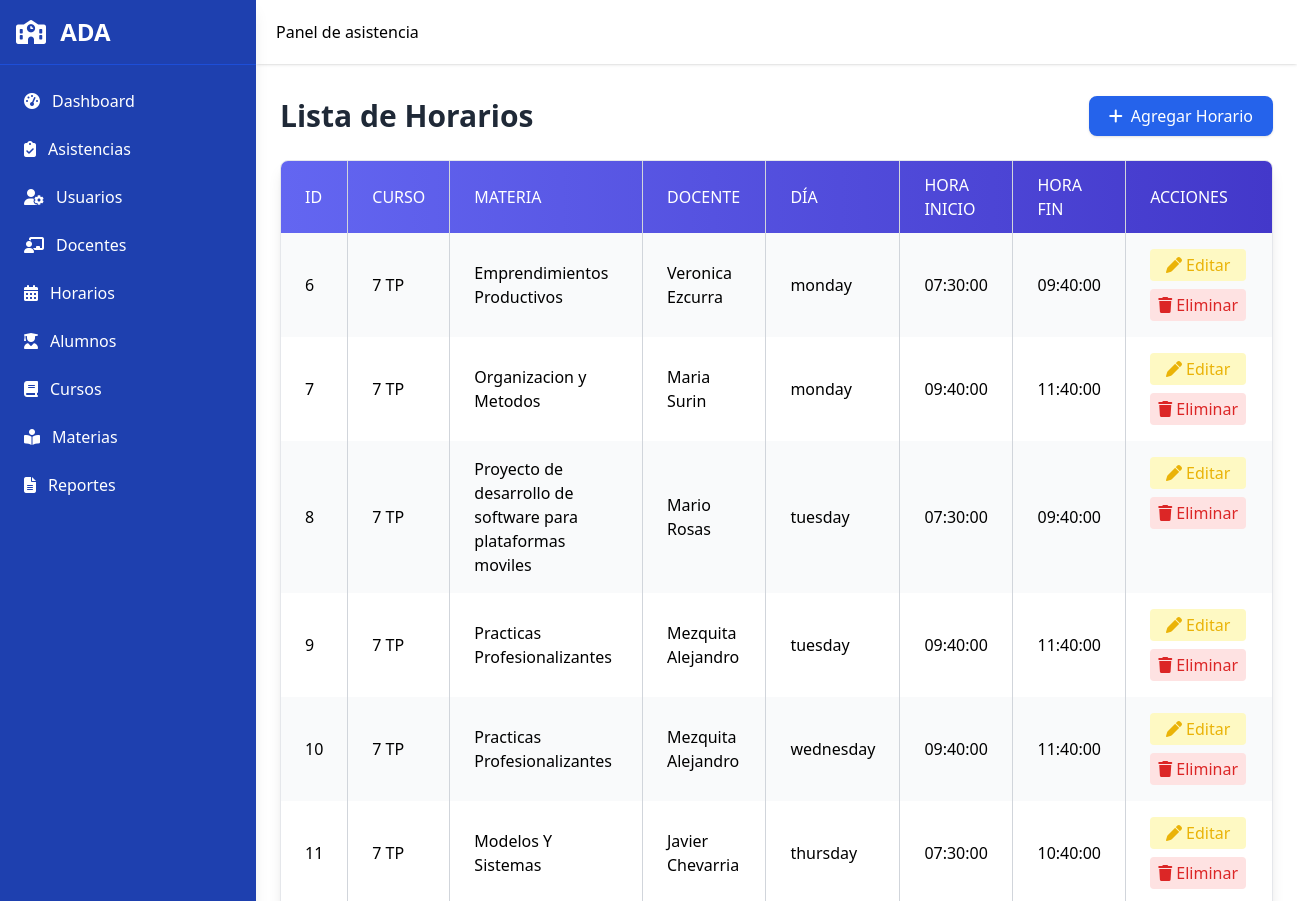
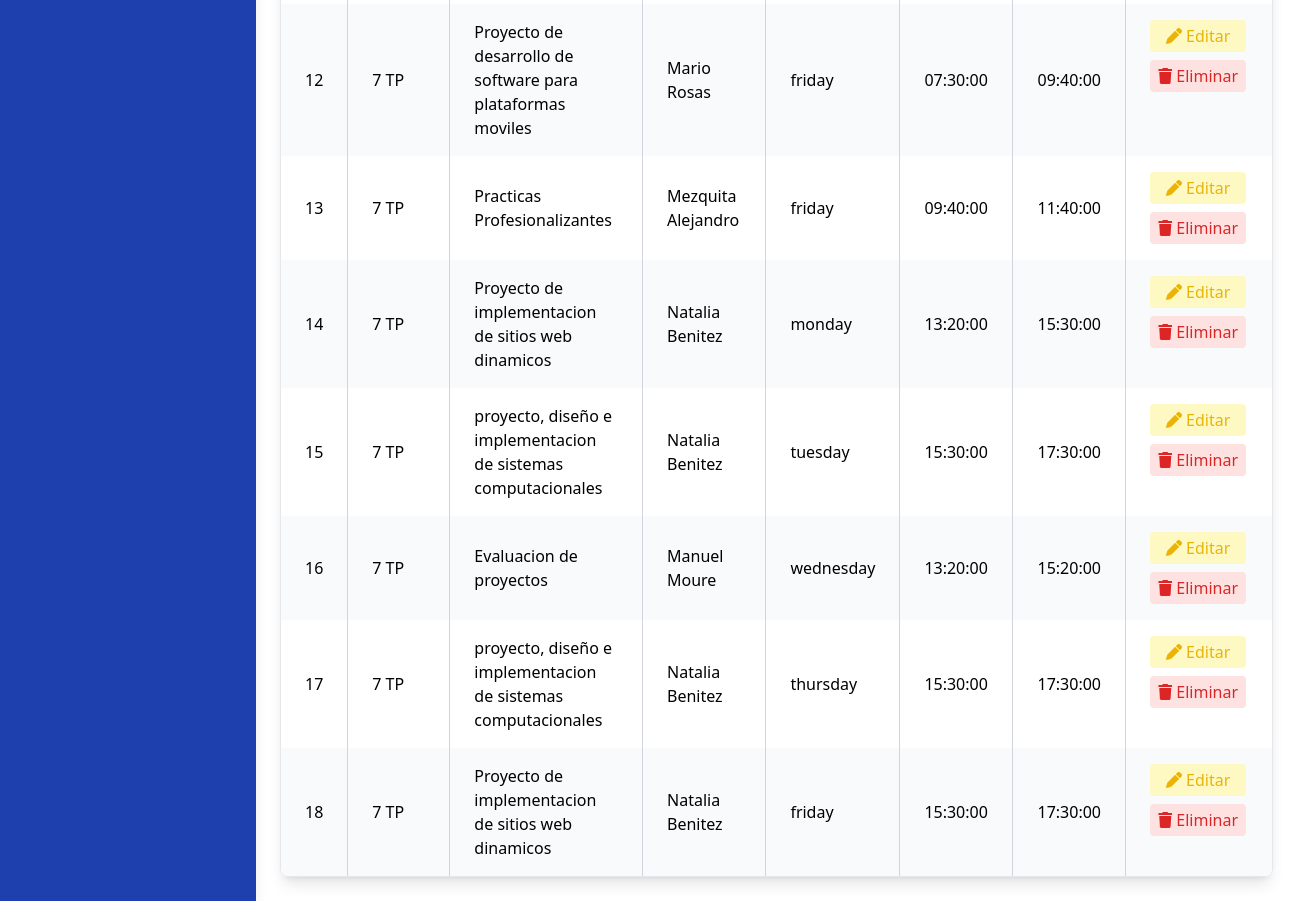
Page /schedules.php on the committed database (2 pictures, top to bottom).
### tables this page shows
CREATE TABLE `schedules` (
  `schedule_id` int(11) NOT NULL,
  `course_id` int(11) NOT NULL,
  `subject_id` int(11) NOT NULL,
  `teacher_id` int(11) NOT NULL,
  `weekday` enum('monday','tuesday','wednesday','thursday','friday','saturday') NOT NULL,
  `start_time` time NOT NULL,
  `end_time` time NOT NULL
);

CREATE TABLE `courses` (
  `course_id` int(11) NOT NULL,
  `name` varchar(100) NOT NULL,
  `description` text DEFAULT NULL,
  `technical_degree` varchar(50) DEFAULT NULL
);

CREATE TABLE `subjects` (
  `subject_id` int(11) NOT NULL,
  `name` varchar(100) NOT NULL,
  `description` text DEFAULT NULL,
  `course_id` int(11) DEFAULT NULL,
  `turno` enum('mañana','tarde') NOT NULL
);

CREATE TABLE `teachers` (
  `teacher_id` int(11) NOT NULL,
  `user_id` int(11) NOT NULL,
  `first_name` varchar(50) NOT NULL,
  `last_name` varchar(50) NOT NULL
);

### schedules.php (the view, shortened to what this page needs)
<?php
include 'includes/header.php';
include 'includes/sidebar.php';
include 'includes/navbar.php';
include 'includes/conn.php';
?>
<div class="flex-1 md:ml-64 transition-all duration-300">
  <br>
  <br>
  <br>
  <main class="pt-20 p-4 md:p-6">
    <div class="flex flex-col md:flex-row justify-between items-start md:items-center mb-6 gap-3 md:gap-0">
      <h1 class="text-3xl font-bold text-gray-800">Lista de Horarios</h1>
      <a href="javascript:void(0)" onclick="openModal('addScheduleModal')" class="inline-flex items-center bg-blue-600 text-white px-5 py-2 rounded-lg shadow hover:bg-blue-700 transition w-full md:w-auto justify-center">
        <i class="fa-solid fa-plus mr-2"></i> Agregar Horario
      </a>
    </div>
    <div class="overflow-x-auto rounded-lg shadow-lg border border-gray-200">
      <table class="min-w-full border-collapse">
        <thead class="bg-gradient-to-r from-indigo-500 to-indigo-700 text-white">
          <tr>
            <th class="px-4 md:px-6 py-3 border-r border-gray-300 text-left font-medium uppercase">ID</th>
            <th class="px-4 md:px-6 py-3 border-r border-gray-300 text-left font-medium uppercase">Curso</th>
            <th class="px-4 md:px-6 py-3 border-r border-gray-300 text-left font-medium uppercase">Materia</th>
            <th class="px-4 md:px-6 py-3 border-r border-gray-300 text-left font-medium uppercase">Docente</th>
            <th class="px-4 md:px-6 py-3 border-r border-gray-300 text-left font-medium uppercase">Día</th>
            <th class="px-4 md:px-6 py-3 border-r border-gray-300 text-left font-medium uppercase">Hora Inicio</th>
            <th class="px-4 md:px-6 py-3 border-r border-gray-300 text-left font-medium uppercase">Hora Fin</th>
            <th class="px-4 md:px-6 py-3 text-left font-medium uppercase">Acciones</th>
          </tr>
        </thead>
        <tbody>
          <?php
          try {
              $sql = "SELECT sch.schedule_id, c.name AS course_name, sub.name AS subject_name,
                             t.first_name AS teacher_first, t.last_name AS teacher_last,
                             sch.weekday, sch.start_time, sch.end_time
                      FROM schedules sch
                      LEFT JOIN courses c ON sch.course_id = c.course_id
                      LEFT JOIN subjects sub ON sch.subject_id = sub.subject_id
                      LEFT JOIN teachers t ON sch.teacher_id = t.teacher_id
                      ORDER BY sch.schedule_id ASC";
              $stmt = $conn->query($sql);
              $schedules = $stmt->fetchAll();
              if ($schedules) {
                  foreach ($schedules as $i => $sch) {
                      $rowClass = $i % 2 === 0 ? 'bg-gray-50' : 'bg-white';
                      echo "<tr class='hover:bg-gray-100 {$rowClass}'>";
                      echo "<td class='px-4 md:px-6 py-4 border-r border-gray-300'>{$sch['schedule_id']}</td>";
                      echo "<td class='px-4 md:px-6 py-4 border-r border-gray-300'>{$sch['course_name']}</td>";
                      echo "<td class='px-4 md:px-6 py-4 border-r border-gray-300'>{$sch['subject_name']}</td>";
                      echo "<td class='px-4 md:px-6 py-4 border-r border-gray-300'>{$sch['teacher_first']} {$sch['teacher_last']}</td>";
                      echo "<td class='px-4 md:px-6 py-4 border-r border-gray-300'>{$sch['weekday']}</td>";
                      echo "<td class='px-4 md:px-6 py-4 border-r border-gray-300'>{$sch['start_time']}</td>";
                      echo "<td class='px-4 md:px-6 py-4 border-r border-gray-300'>{$sch['end_time']}</td>";
                      echo "<td class='px-4 md:px-6 py-4 flex flex-wrap gap-2'>";
                      echo "<a href='javascript:void(0)'
                              onclick='openEditModalSchedule(".json_encode($sch).")'
                              class='text-yellow-500 hover:text-yellow-700 bg-yellow-100 px-3 py-1 rounded flex items-center justify-center w-24'>
                              <i class='fa-solid fa-pen mr-1'></i>Editar
                            </a>";
                      echo "<a href='schedules_back/delete_schedule.php?id={$sch['schedule_id']}'
                              class='text-red-600 hover:text-red-800 bg-red-100 px-3 py-1 rounded flex items-center justify-center w-24'
                              onclick=\"return confirm('¿Estás seguro de eliminar este horario?')\">
                              <i class='fa-solid fa-trash mr-1'></i>Eliminar
                            </a>";
                      echo "</td>";
                      echo "</tr>";
                  }
              } else {
                  echo "<tr><td colspan='8' class='px-4 md:px-6 py-4 text-center text-gray-500'>No hay horarios registrados</td></tr>";
              }
          } catch (PDOException $e) {
              echo "<tr><td colspan='8' class='px-4 md:px-6 py-4 text-center text-red-600'>Error: {$e->getMessage()}</td></tr>";
          }
          ?>
        </tbody>
      </table>
    </div>
  </main>
</div>

### includes/header.php (shortened to what this page needs)
<!DOCTYPE html>
<html lang="es">
<head>
  <script src="https://cdn.tailwindcss.com" defer></script>
  <link rel="stylesheet" href="https://cdn.jsdelivr.net/npm/swiper@11/swiper-bundle.min.css"/>
  <link rel="stylesheet" href="https://cdnjs.cloudflare.com/ajax/libs/font-awesome/6.5.2/css/all.min.css"/>
</head>
<body class="flex">

### includes/sidebar.php (shortened to what this page needs)
<aside id="sidebar" class="fixed top-0 left-0 h-screen w-64 bg-blue-800 text-white shadow-lg flex flex-col transform -translate-x-full md:translate-x-0 transition-transform duration-300 ease-in-out z-50">
  <div class="p-4 text-2xl font-bold border-b border-blue-700 flex justify-between items-center">
    <span><i class="fas fa-school mr-2"></i> ADA</span>
  </div>
  <nav class="flex-1 p-4 overflow-y-auto">
    <ul class="space-y-2">
      <li>
        <a href="index.php" class="flex items-center p-2 rounded hover:bg-blue-700">
          <i class="fas fa-tachometer-alt mr-3"></i> Dashboard
        </a>
      </li>
      <li>
        <a href="attendance.php" class="flex items-center p-2 rounded hover:bg-blue-700">
          <i class="fas fa-clipboard-check mr-3"></i> Asistencias
        </a>
      </li>
      <li>
        <a href="users.php" class="flex items-center p-2 rounded hover:bg-blue-700">
          <i class="fas fa-user-cog mr-3"></i> Usuarios
        </a>
      </li>
      <li>
        <a href="teachers.php" class="flex items-center p-2 rounded hover:bg-blue-700">
          <i class="fas fa-chalkboard-teacher mr-3"></i> Docentes
        </a>
      </li>
      <li>
        <a href="schedules.php" class="flex items-center p-2 rounded hover:bg-blue-700">
          <i class="fas fa-calendar-alt mr-3"></i> Horarios
        </a>
      </li>
      <li>
        <a href="students.php" class="flex items-center p-2 rounded hover:bg-blue-700">
          <i class="fas fa-user-graduate mr-3"></i> Alumnos
        </a>
      </li>
      <li>
        <a href="courses.php" class="flex items-center p-2 rounded hover:bg-blue-700">
          <i class="fas fa-book mr-3"></i> Cursos
        </a>
      </li>
      <li>
        <a href="subjects.php" class="flex items-center p-2 rounded hover:bg-blue-700">
          <i class="fas fa-book-reader mr-3"></i> Materias
        </a>
      </li>
      <li>
        <a href="attendance_report.php" class="flex items-center p-2 rounded hover:bg-blue-700">
          <i class="fas fa-file-alt mr-3"></i> Reportes
        </a>
      </li>
    </ul>
  </nav>
</aside>

### includes/navbar.php (shortened to what this page needs)
<header class="fixed top-0 left-0 md:left-64 right-0 bg-white shadow flex justify-between items-center p-5 z-30 transition-all duration-300">
  <div class="flex items-center space-x-4">
    <div class="flex items-center space-x-2">
      <span class="font-medium">Panel de asistencia</span>
    </div>
  </div>
</header>

### rows in the picture
schedules: schedule_id "6", course.name "7 TP", subject.name "Emprendimientos Productivos", teacher.first_name "Veronica", teacher.last_name "Ezcurra", weekday "monday", start_time "07:30:00", end_time "09:40:00"
schedules: schedule_id "7", course.name "7 TP", subject.name "Organizacion y Metodos", teacher.first_name "Maria", teacher.last_name "Surin", weekday "monday", start_time "09:40:00", end_time "11:40:00"
schedules: schedule_id "8", course.name "7 TP", subject.name "Proyecto de desarrollo de software para plataformas moviles", teacher.first_name "Mario", teacher.last_name "Rosas", weekday "tuesday", start_time "07:30:00", end_time "09:40:00"
schedules: schedule_id "9", course.name "7 TP", subject.name "Practicas Profesionalizantes", teacher.first_name "Mezquita", teacher.last_name "Alejandro", weekday "tuesday", start_time "09:40:00", end_time "11:40:00"
schedules: schedule_id "10", course.name "7 TP", subject.name "Practicas Profesionalizantes", teacher.first_name "Mezquita", teacher.last_name "Alejandro", weekday "wednesday", start_time "09:40:00", end_time "11:40:00"
schedules: schedule_id "11", course.name "7 TP", subject.name "Modelos Y Sistemas", teacher.first_name "Javier", teacher.last_name "Chevarria", weekday "thursday", start_time "07:30:00", end_time "10:40:00"
schedules: schedule_id "12", course.name "7 TP", subject.name "Proyecto de desarrollo de software para plataformas moviles", teacher.first_name "Mario", teacher.last_name "Rosas", weekday "friday", start_time "07:30:00", end_time "09:40:00"
schedules: schedule_id "13", course.name "7 TP", subject.name "Practicas Profesionalizantes", teacher.first_name "Mezquita", teacher.last_name "Alejandro", weekday "friday", start_time "09:40:00", end_time "11:40:00"
schedules: schedule_id "14", course.name "7 TP", subject.name "Proyecto de implementacion de sitios web dinamicos", teacher.first_name "Natalia", teacher.last_name "Benitez", weekday "monday", start_time "13:20:00", end_time "15:30:00"
schedules: schedule_id "15", course.name "7 TP", subject.name "proyecto, diseño e implementacion de sistemas computacionales", teacher.first_name "Natalia", teacher.last_name "Benitez", weekday "tuesday", start_time "15:30:00", end_time "17:30:00"
schedules: schedule_id "16", course.name "7 TP", subject.name "Evaluacion de proyectos", teacher.first_name "Manuel", teacher.last_name "Moure", weekday "wednesday", start_time "13:20:00", end_time "15:20:00"
schedules: schedule_id "17", course.name "7 TP", subject.name "proyecto, diseño e implementacion de sistemas computacionales", teacher.first_name "Natalia", teacher.last_name "Benitez", weekday "thursday", start_time "15:30:00", end_time "17:30:00"
schedules: schedule_id "18", course.name "7 TP", subject.name "Proyecto de implementacion de sitios web dinamicos", teacher.first_name "Natalia", teacher.last_name "Benitez", weekday "friday", start_time "15:30:00", end_time "17:30:00"
